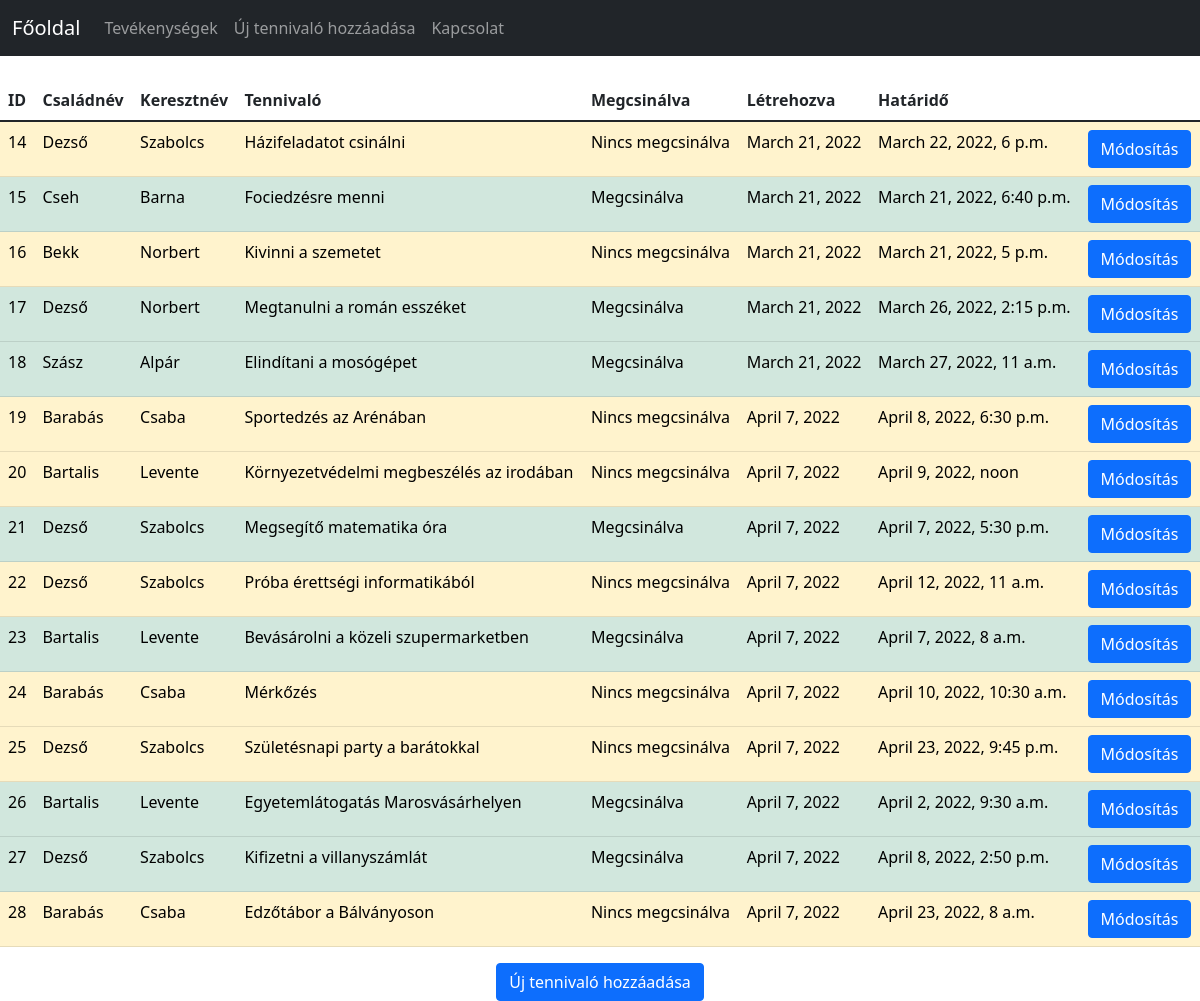
The app's page /tennivalok/ with its own data.
### Homepage/models.py (models this page shows)
class Action (models.Model):
    surname = models.CharField(max_length=100)
    lastname = models.CharField(max_length=100)
    whatdo = models.TextField()
    done = models.BooleanField(default=False)
    created = models.DateField(auto_now_add=True)
    deadline = models.DateTimeField()

### Homepage/views.py (the view)
# urls.py: path('tennivalok/', views.index, name="tennivalok"),
def index (request):
    actions = Action.objects.all()
    if request.method == "GET":
        return render(request, 'index.html', {"actions": actions})
    elif request.method == "POST":
        if actions.done == 'on':
            actions.done = False
        return render(request, 'index.html', {"actions": actions})

### Homepage/templates/index.html (shortened to what this page needs)
{% extends 'base.html' %}
{% block tartalom %}
<table class="table">
    <thead>
        <tr>
            <th>ID</th>
            <th>Családnév</th>
            <th>Keresztnév</th>
            <th>Tennivaló</th>
            <th>Megcsinálva</th>
            <th>Létrehozva</th>
            <th>Határidő</th>
        </tr>
    </thead>
    <tbody>
        {% for action in actions %}
            {% if action.done %}
                <tr class="table-success">
                    <td> {{ action.id }} </td>
                    <td> {{ action.surname }} </td>
                    <td> {{ action.lastname }} </td>
                    <td> {{ action.whatdo }} </td>
                    <td> Megcsinálva </td>
                    <td> {{ action.created }} </td>
                    <td> {{ action.deadline }} </td>
                    <td><input type="button" onclick="location.href={% url 'tennivalok' %}" class="btn btn-primary" value= "Módosítás"></td>
                </tr>
            {% else %}
                <tr class="table-warning">
                    <td> {{ action.id }} </td>
                    <td> {{ action.surname }} </td>
                    <td> {{ action.lastname }} </td>
                    <td> {{ action.whatdo }} </td>
                    <td> Nincs megcsinálva </td>
                    <td> {{ action.created }} </td>
                    <td> {{ action.deadline }} </td>
                    <td><input type="button" onclick="location.href={% url 'tennivalok' %}" class="btn btn-primary" value= "Módosítás"></td>
                </tr>
            {% endif %}
        {% endfor %}
    </tbody>
</table>
<div align="center">
    <input type="button" class="btn btn-primary" onclick="location.href={% url 'uj_szemely' %}" value="Új tennivaló hozzáadása">
</div>
{% endblock tartalom %}

### Homepage/templates/base.html (shortened to what this page needs)
<!DOCTYPE html>
<html lang="en">
<head>
    <link href="https://cdn.jsdelivr.net/npm/bootstrap@5.1.3/dist/css/bootstrap.min.css" rel="stylesheet">
  </head>
<body>
    <nav class="navbar navbar-expand-md navbar-dark bg-dark mb-4">
        <div class="container-fluid">
          <a class="navbar-brand" href="{% url 'fooldal' %}">Főoldal</a>
          <div class="collapse navbar-collapse" id="navbarCollapse">
            <ul class="navbar-nav me-auto mb-2 mb-md-0">
              <li class="nav-item">
                <a class="nav-link" aria-current="page" href="{% url 'tennivalok' %}">Tevékenységek</a>
              </li>
              <li class="nav-item">
                <a class="nav-link" href="{% url 'uj_szemely' %}">Új tennivaló hozzáadása</a>
              </li>
              <li class="nav-item">
                <a class="nav-link" href="{% url 'kapcsolat' %}">Kapcsolat</a>
              </li>
            </ul>
          </div>
        </div>
      </nav>
    {% block tartalom %}
    {% endblock tartalom %}
</body>
</html>

### records on screen
Action: id "14", surname "Dezső", lastname "Szabolcs", whatdo "Házifeladatot csinálni", created "March 21, 2022", deadline "March 22, 2022, 6 p.m."
Action: id "15", surname "Cseh", lastname "Barna", whatdo "Fociedzésre menni", created "March 21, 2022", deadline "March 21, 2022, 6:40 p.m."
Action: id "16", surname "Bekk", lastname "Norbert", whatdo "Kivinni a szemetet", created "March 21, 2022", deadline "March 21, 2022, 5 p.m."
Action: id "17", surname "Dezső", lastname "Norbert", whatdo "Megtanulni a román esszéket", created "March 21, 2022", deadline "March 26, 2022, 2:15 p.m."
Action: id "18", surname "Szász", lastname "Alpár", whatdo "Elindítani a mosógépet", created "March 21, 2022", deadline "March 27, 2022, 11 a.m."
Action: id "19", surname "Barabás", lastname "Csaba", whatdo "Sportedzés az Arénában", created "April 7, 2022", deadline "April 8, 2022, 6:30 p.m."
Action: id "20", surname "Bartalis", lastname "Levente", whatdo "Környezetvédelmi megbeszélés az irodában", created "April 7, 2022", deadline "April 9, 2022, noon"
Action: id "21", surname "Dezső", lastname "Szabolcs", whatdo "Megsegítő matematika óra", created "April 7, 2022", deadline "April 7, 2022, 5:30 p.m."
Action: id "22", surname "Dezső", lastname "Szabolcs", whatdo "Próba érettségi informatikából", created "April 7, 2022", deadline "April 12, 2022, 11 a.m."
Action: id "23", surname "Bartalis", lastname "Levente", whatdo "Bevásárolni a közeli szupermarketben", created "April 7, 2022", deadline "April 7, 2022, 8 a.m."
Action: id "24", surname "Barabás", lastname "Csaba", whatdo "Mérkőzés", created "April 7, 2022", deadline "April 10, 2022, 10:30 a.m."
Action: id "25", surname "Dezső", lastname "Szabolcs", whatdo "Születésnapi party a barátokkal", created "April 7, 2022", deadline "April 23, 2022, 9:45 p.m."
Action: id "26", surname "Bartalis", lastname "Levente", whatdo "Egyetemlátogatás Marosvásárhelyen", created "April 7, 2022", deadline "April 2, 2022, 9:30 a.m."
Action: id "27", surname "Dezső", lastname "Szabolcs", whatdo "Kifizetni a villanyszámlát", created "April 7, 2022", deadline "April 8, 2022, 2:50 p.m."
Action: id "28", surname "Barabás", lastname "Csaba", whatdo "Edzőtábor a Bálványoson", created "April 7, 2022", deadline "April 23, 2022, 8 a.m."
